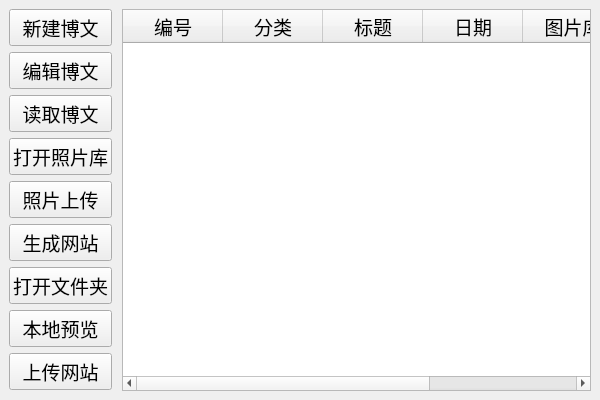
<?xml version="1.0" encoding="UTF-8"?>
<ui version="4.0">
 <class>MainWindow</class>
 <widget class="QMainWindow" name="MainWindow">
  <property name="geometry">
   <rect>
    <x>0</x>
    <y>0</y>
    <width>600</width>
    <height>400</height>
   </rect>
  </property>
  <property name="sizePolicy">
   <sizepolicy hsizetype="Expanding" vsizetype="Maximum">
    <horstretch>0</horstretch>
    <verstretch>0</verstretch>
   </sizepolicy>
  </property>
  <property name="minimumSize">
   <size>
    <width>600</width>
    <height>400</height>
   </size>
  </property>
  <property name="font">
   <font>
    <family>微软雅黑</family>
    <pointsize>14</pointsize>
   </font>
  </property>
  <property name="windowTitle">
   <string>Pelican博客管理器</string>
  </property>
  <widget class="QWidget" name="centralwidget">
   <property name="sizePolicy">
    <sizepolicy hsizetype="Expanding" vsizetype="Expanding">
     <horstretch>0</horstretch>
     <verstretch>0</verstretch>
    </sizepolicy>
   </property>
   <layout class="QHBoxLayout" name="horizontalLayout_3">
    <item>
     <layout class="QHBoxLayout" name="horizontalLayout_4" stretch="1,5">
      <property name="spacing">
       <number>10</number>
      </property>
      <property name="sizeConstraint">
       <enum>QLayout::SetDefaultConstraint</enum>
      </property>
      <item>
       <layout class="QVBoxLayout" name="verticalLayout_2">
        <property name="spacing">
         <number>6</number>
        </property>
        <property name="sizeConstraint">
         <enum>QLayout::SetDefaultConstraint</enum>
        </property>
        <property name="leftMargin">
         <number>0</number>
        </property>
        <property name="rightMargin">
         <number>0</number>
        </property>
        <property name="bottomMargin">
         <number>0</number>
        </property>
        <item>
         <widget class="QPushButton" name="pushButton_4">
          <property name="text">
           <string>新建博文</string>
          </property>
         </widget>
        </item>
        <item>
         <widget class="QPushButton" name="pushButton_5">
          <property name="text">
           <string>编辑博文</string>
          </property>
         </widget>
        </item>
        <item>
         <widget class="QPushButton" name="pushButton_6">
          <property name="text">
           <string>读取博文</string>
          </property>
         </widget>
        </item>
        <item>
         <widget class="QPushButton" name="pushButton_9">
          <property name="text">
           <string>打开照片库</string>
          </property>
         </widget>
        </item>
        <item>
         <widget class="QPushButton" name="pushButton">
          <property name="text">
           <string>照片上传</string>
          </property>
         </widget>
        </item>
        <item>
         <widget class="QPushButton" name="pushButton_7">
          <property name="text">
           <string>生成网站</string>
          </property>
         </widget>
        </item>
        <item>
         <widget class="QPushButton" name="pushButton_8">
          <property name="text">
           <string>打开文件夹</string>
          </property>
         </widget>
        </item>
        <item>
         <widget class="QPushButton" name="pushButton_3">
          <property name="sizePolicy">
           <sizepolicy hsizetype="Minimum" vsizetype="Fixed">
            <horstretch>0</horstretch>
            <verstretch>0</verstretch>
           </sizepolicy>
          </property>
          <property name="text">
           <string>本地预览</string>
          </property>
         </widget>
        </item>
        <item>
         <widget class="QPushButton" name="pushButton_2">
          <property name="text">
           <string>上传网站</string>
          </property>
         </widget>
        </item>
        <item>
         <spacer name="verticalSpacer">
          <property name="orientation">
           <enum>Qt::Vertical</enum>
          </property>
          <property name="sizeHint" stdset="0">
           <size>
            <width>20</width>
            <height>40</height>
           </size>
          </property>
         </spacer>
        </item>
       </layout>
      </item>
      <item>
       <layout class="QHBoxLayout" name="horizontalLayout" stretch="0">
        <item>
         <widget class="QTableWidget" name="tableWidget">
          <property name="sizeAdjustPolicy">
           <enum>QAbstractScrollArea::AdjustToContents</enum>
          </property>
          <property name="tabKeyNavigation">
           <bool>true</bool>
          </property>
          <property name="showDropIndicator" stdset="0">
           <bool>false</bool>
          </property>
          <property name="dragEnabled">
           <bool>false</bool>
          </property>
          <property name="dragDropOverwriteMode">
           <bool>false</bool>
          </property>
          <property name="alternatingRowColors">
           <bool>false</bool>
          </property>
          <property name="selectionMode">
           <enum>QAbstractItemView::SingleSelection</enum>
          </property>
          <property name="selectionBehavior">
           <enum>QAbstractItemView::SelectRows</enum>
          </property>
          <property name="showGrid">
           <bool>false</bool>
          </property>
          <property name="gridStyle">
           <enum>Qt::SolidLine</enum>
          </property>
          <property name="sortingEnabled">
           <bool>true</bool>
          </property>
          <property name="wordWrap">
           <bool>false</bool>
          </property>
          <property name="rowCount">
           <number>0</number>
          </property>
          <attribute name="horizontalHeaderShowSortIndicator" stdset="0">
           <bool>true</bool>
          </attribute>
          <attribute name="verticalHeaderVisible">
           <bool>false</bool>
          </attribute>
          <column>
           <property name="text">
            <string>编号</string>
           </property>
           <property name="textAlignment">
            <set>AlignCenter</set>
           </property>
          </column>
          <column>
           <property name="text">
            <string>分类</string>
           </property>
           <property name="textAlignment">
            <set>AlignCenter</set>
           </property>
          </column>
          <column>
           <property name="text">
            <string>标题</string>
           </property>
           <property name="textAlignment">
            <set>AlignCenter</set>
           </property>
          </column>
          <column>
           <property name="text">
            <string>日期</string>
           </property>
           <property name="textAlignment">
            <set>AlignCenter</set>
           </property>
          </column>
          <column>
           <property name="text">
            <string>图片库</string>
           </property>
           <property name="textAlignment">
            <set>AlignCenter</set>
           </property>
          </column>
          <column>
           <property name="text">
            <string>状态</string>
           </property>
           <property name="textAlignment">
            <set>AlignCenter</set>
           </property>
          </column>
         </widget>
        </item>
       </layout>
      </item>
     </layout>
    </item>
   </layout>
  </widget>
 </widget>
 <tabstops>
  <tabstop>tableWidget</tabstop>
 </tabstops>
 <resources/>
 <connections>
  <connection>
   <sender>pushButton_4</sender>
   <signal>clicked()</signal>
   <receiver>MainWindow</receiver>
   <slot>create_article()</slot>
   <hints>
    <hint type="sourcelabel">
     <x>64</x>
     <y>25</y>
    </hint>
    <hint type="destinationlabel">
     <x>80</x>
     <y>0</y>
    </hint>
   </hints>
  </connection>
  <connection>
   <sender>pushButton_3</sender>
   <signal>clicked()</signal>
   <receiver>MainWindow</receiver>
   <slot>preview()</slot>
   <hints>
    <hint type="sourcelabel">
     <x>10</x>
     <y>239</y>
    </hint>
    <hint type="destinationlabel">
     <x>331</x>
     <y>0</y>
    </hint>
   </hints>
  </connection>
  <connection>
   <sender>pushButton_2</sender>
   <signal>clicked()</signal>
   <receiver>MainWindow</receiver>
   <slot>deploy()</slot>
   <hints>
    <hint type="sourcelabel">
     <x>63</x>
     <y>272</y>
    </hint>
    <hint type="destinationlabel">
     <x>580</x>
     <y>0</y>
    </hint>
   </hints>
  </connection>
  <connection>
   <sender>pushButton</sender>
   <signal>clicked()</signal>
   <receiver>MainWindow</receiver>
   <slot>upload_photos()</slot>
   <hints>
    <hint type="sourcelabel">
     <x>63</x>
     <y>148</y>
    </hint>
    <hint type="destinationlabel">
     <x>599</x>
     <y>0</y>
    </hint>
   </hints>
  </connection>
  <connection>
   <sender>pushButton_5</sender>
   <signal>clicked()</signal>
   <receiver>MainWindow</receiver>
   <slot>edit()</slot>
   <hints>
    <hint type="sourcelabel">
     <x>58</x>
     <y>45</y>
    </hint>
    <hint type="destinationlabel">
     <x>599</x>
     <y>3</y>
    </hint>
   </hints>
  </connection>
  <connection>
   <sender>pushButton_6</sender>
   <signal>clicked()</signal>
   <receiver>MainWindow</receiver>
   <slot>read()</slot>
   <hints>
    <hint type="sourcelabel">
     <x>64</x>
     <y>83</y>
    </hint>
    <hint type="destinationlabel">
     <x>243</x>
     <y>4</y>
    </hint>
   </hints>
  </connection>
  <connection>
   <sender>pushButton_7</sender>
   <signal>clicked()</signal>
   <receiver>MainWindow</receiver>
   <slot>write()</slot>
   <hints>
    <hint type="sourcelabel">
     <x>63</x>
     <y>164</y>
    </hint>
    <hint type="destinationlabel">
     <x>304</x>
     <y>0</y>
    </hint>
   </hints>
  </connection>
  <connection>
   <sender>pushButton_8</sender>
   <signal>clicked()</signal>
   <receiver>MainWindow</receiver>
   <slot>open_explorer()</slot>
   <hints>
    <hint type="sourcelabel">
     <x>45</x>
     <y>202</y>
    </hint>
    <hint type="destinationlabel">
     <x>19</x>
     <y>284</y>
    </hint>
   </hints>
  </connection>
  <connection>
   <sender>pushButton_9</sender>
   <signal>clicked()</signal>
   <receiver>MainWindow</receiver>
   <slot>open_album()</slot>
   <hints>
    <hint type="sourcelabel">
     <x>27</x>
     <y>119</y>
    </hint>
    <hint type="destinationlabel">
     <x>0</x>
     <y>135</y>
    </hint>
   </hints>
  </connection>
 </connections>
 <slots>
  <slot>create_article()</slot>
  <slot>preview()</slot>
  <slot>deploy()</slot>
  <slot>upload_photos()</slot>
  <slot>edit()</slot>
  <slot>read()</slot>
  <slot>write()</slot>
  <slot>open_explorer()</slot>
  <slot>open_album()</slot>
 </slots>
</ui>
